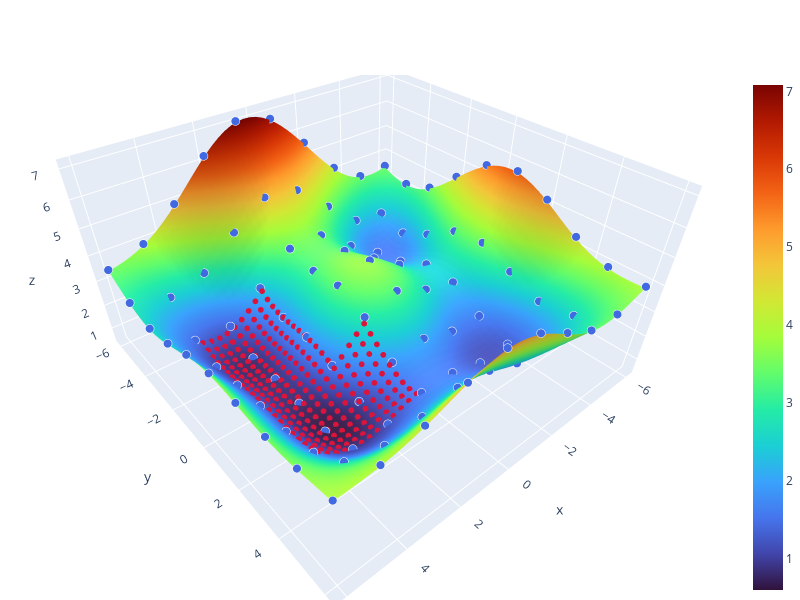

Write notebook code for a chart like this one.
### Code cell
size = 6.0
res = 50
x = np.linspace(-size, size, res)
y = np.linspace(-size, size, res)
z = surface(x, y)

layout = go.Layout(
    autosize=False,
    width=800, height=600,
    showlegend=False,
    margin=go.layout.Margin(
        l=0,
        r=0,
        b=0,
        t=75,
        pad = 4
    ),
)

fig = px.scatter_3d(
    x = search[0].x, y = search[0].y, z = search[0].z + 0.05,
)
fig.update_traces(marker=dict(
    size=3,
    color='royalblue',
    line=dict(width=8,
        color='white'),
))

fig.add_trace(
    go.Scatter3d(
        x = search[1].x, y = search[1].y, z = search[1].z + 0.05,
        mode='markers',
        marker=dict(
            size=2,
            color='crimson',
        )
))

fig.add_traces(
    go.Surface(
        x = x, y = y, z = z,
        colorscale='turbo',
))

fig.update_layout(layout)
fig.show()

print(len(search[0].points) + len(search[1].points))

### Figure 1 — Plotly figure (JSON) as saved in the notebook; plotly's stock layout.template omitted (floating-point values rounded to 4 significant figures; data arrays with more than 128 entries replaced by an {"elided": "..."} marker saying what was removed)
{"data": [{"hovertemplate": "x=%{x}<br>y=%{y}<br>z=%{z}<extra></extra>", "legendgroup": "", "marker": {"color": "royalblue", "line": {"color": "white", "width": 8}, "size": 3, "symbol": "circle"}, "mode": "markers", "name": "", "scene": "scene", "showlegend": false, "type": "scatter3d", "x": [-6, -6, -6, -6, -6, -6, -6, -6, -6, -6, -4.667, -4.667, -4.667, -4.667, -4.667, -4.667, -4.667, -4.667, -4.667, -4.667, -3.333, -3.333, -3.333, -3.333, -3.333, -3.333, -3.333, -3.333, -3.333, -3.333, -2, -2, -2, -2, -2, -2, -2, -2, -2, -2, -0.6667, -0.6667, -0.6667, -0.6667, -0.6667, -0.6667, -0.6667, -0.6667, -0.6667, -0.6667, 0.6667, 0.6667, 0.6667, 0.6667, 0.6667, 0.6667, 0.6667, 0.6667, 0.6667, 0.6667, 2, 2, 2, 2, 2, 2, 2, 2, 2, 2, 3.333, 3.333, 3.333, 3.333, 3.333, 3.333, 3.333, 3.333, 3.333, 3.333, 4.667, 4.667, 4.667, 4.667, 4.667, 4.667, 4.667, 4.667, 4.667, 4.667, 6, 6, 6, 6, 6, 6, 6, 6, 6, 6], "y": [-6, -4.667, -3.333, -2, -0.6667, 0.6667, 2, 3.333, 4.667, 6, -6, -4.667, -3.333, -2, -0.6667, 0.6667, 2, 3.333, 4.667, 6, -6, -4.667, -3.333, -2, -0.6667, 0.6667, 2, 3.333, 4.667, 6, -6, -4.667, -3.333, -2, -0.6667, 0.6667, 2, 3.333, 4.667, 6, -6, -4.667, -3.333, -2, -0.6667, 0.6667, 2, 3.333, 4.667, 6, -6, -4.667, -3.333, -2, -0.6667, 0.6667, 2, 3.333, 4.667, 6, -6, -4.667, -3.333, -2, -0.6667, 0.6667, 2, 3.333, 4.667, 6, -6, -4.667, -3.333, -2, -0.6667, 0.6667, 2, 3.333, 4.667, 6, -6, -4.667, -3.333, -2, -0.6667, 0.6667, 2, 3.333, 4.667, 6, -6, -4.667, -3.333, -2, -0.6667, 0.6667, 2, 3.333, 4.667, 6], "z": [3.49, 3.183, 3.543, 4.506, 5.452, 5.72, 5.21, 4.426, 3.954, 3.928, 3.447, 2.317, 1.995, 2.557, 3.307, 3.462, 2.954, 2.465, 2.667, 3.532, 4.214, 2.465, 1.635, 1.9, 2.457, 2.394, 1.708, 1.313, 2.01, 3.624, 5.607, 3.556, 2.477, 2.601, 3.016, 2.704, 1.74, 1.254, 2.185, 4.248, 6.829, 4.668, 3.455, 3.463, 3.751, 3.273, 2.154, 1.629, 2.684, 4.956, 7.085, 4.838, 3.438, 3.224, 3.363, 2.885, 1.916, 1.612, 2.854, 5.211, 6.255, 3.974, 2.391, 1.918, 1.927, 1.616, 1.057, 1.167, 2.603, 4.896, 4.959, 2.9, 1.39, 0.8517, 0.8634, 0.7999, 0.6602, 1.068, 2.445, 4.369, 3.948, 2.504, 1.491, 1.236, 1.431, 1.586, 1.633, 1.961, 2.854, 4.034, 3.494, 2.923, 2.703, 2.981, 3.461, 3.73, 3.684, 3.587, 3.694, 3.932]}, {"marker": {"color": "crimson", "size": 2}, "mode": "markers", "type": "scatter3d", "x": {"elided": "234 float values"}, "y": {"elided": "234 float values"}, "z": {"elided": "234 float values"}}, {"colorscale": [[0, "#30123b"], [0.07143, "#4145ab"], [0.1429, "#4675ed"], [0.2143, "#39a2fc"], [0.2857, "#1bcfd4"], [0.3571, "#24eca6"], [0.4286, "#61fc6c"], [0.5, "#a4fc3b"], [0.5714, "#d1e834"], [0.6429, "#f3c63a"], [0.7143, "#fe9b2d"], [0.7857, "#f36315"], [0.8571, "#d93806"], [0.9286, "#b11901"], [1, "#7a0402"]], "type": "surface", "x": [-6, -5.755, -5.51, -5.265, -5.02, -4.776, -4.531, -4.286, -4.041, -3.796, -3.551, -3.306, -3.061, -2.816, -2.571, -2.327, -2.082, -1.837, -1.592, -1.347, -1.102, -0.8571, -0.6122, -0.3673, -0.1224, 0.1224, 0.3673, 0.6122, 0.8571, 1.102, 1.347, 1.592, 1.837, 2.082, 2.327, 2.571, 2.816, 3.061, 3.306, 3.551, 3.796, 4.041, 4.286, 4.531, 4.776, 5.02, 5.265, 5.51, 5.755, 6], "y": [-6, -5.755, -5.51, -5.265, -5.02, -4.776, -4.531, -4.286, -4.041, -3.796, -3.551, -3.306, -3.061, -2.816, -2.571, -2.327, -2.082, -1.837, -1.592, -1.347, -1.102, -0.8571, -0.6122, -0.3673, -0.1224, 0.1224, 0.3673, 0.6122, 0.8571, 1.102, 1.347, 1.592, 1.837, 2.082, 2.327, 2.571, 2.816, 3.061, 3.306, 3.551, 3.796, 4.041, 4.286, 4.531, 4.776, 5.02, 5.265, 5.51, 5.755, 6], "z": {"elided": "50x50 float values"}}], "layout": {"autosize": false, "height": 600, "legend": {"tracegroupgap": 0}, "margin": {"b": 0, "l": 0, "pad": 4, "r": 0, "t": 75}, "scene": {"aspectmode": "auto", "aspectratio": {"x": 1.227, "y": 1.227, "z": 0.6639}, "camera": {"center": {"x": 0.08508, "y": 0.08685, "z": -0.1462}, "eye": {"x": 1.019, "y": 1.206, "z": 1.097}, "projection": {"type": "perspective"}, "up": {"x": 0, "y": 0, "z": 1}}, "domain": {"x": [0, 1], "y": [0, 1]}, "xaxis": {"title": {"text": "x"}, "type": "linear"}, "yaxis": {"title": {"text": "y"}, "type": "linear"}, "zaxis": {"title": {"text": "z"}, "type": "linear"}}, "showlegend": false, "width": 800}}
